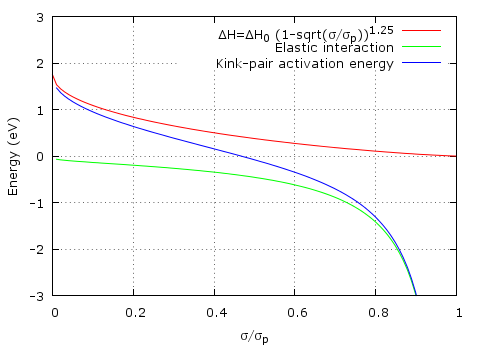

This figure's gnuplot source:
#!/opt/local/bin/gnuplot

set terminal pngcairo size 480,362 enhanced font 'Verdana,10'
set output 'kink_pair_energy.png'

set yrange [-3:+3]
set xrange [0:1]
set xlabel "{/Symbol s}/{/Symbol s}_p"
set ylabel "Energy (eV)"
set grid

kT = 300 * 8.6173324e-5			# Boltzmann constant times temperature (in eV units).
a = 3.18						# Angstr
b = a*sqrt(3)/2					# Angstr
mu = 160e9 * 6.241506e-12		# Shear modulus in [eV/A^3] units:
h = a*sqrt(6)/3					# Angstr
poissonRatio = 0.28
peierls_stress = 3.2e9			# Pa
deltaH0 = 1.75					# eV
w0 = 4.1377						# b

poissonFactor = (1 + poissonRatio) / (1 - poissonRatio)

deltaH(sigma) = deltaH0 * (1.0 - sqrt(sigma))**1.25
w(sigma) = w0 * log(1 / sigma)
elasticInteraction(sigma) = -mu * b * h * h / (8 * pi * w(sigma)) * poissonFactor
kp_energy(sigma) = deltaH(sigma) + elasticInteraction(sigma)

plot deltaH(x) title "{/Symbol D}H={/Symbol D}H_0 (1-sqrt({/Symbol s}/{/Symbol s}_p))^{1.25}", elasticInteraction(x) title "Elastic interaction", kp_energy(x) title "Kink-pair activation energy"